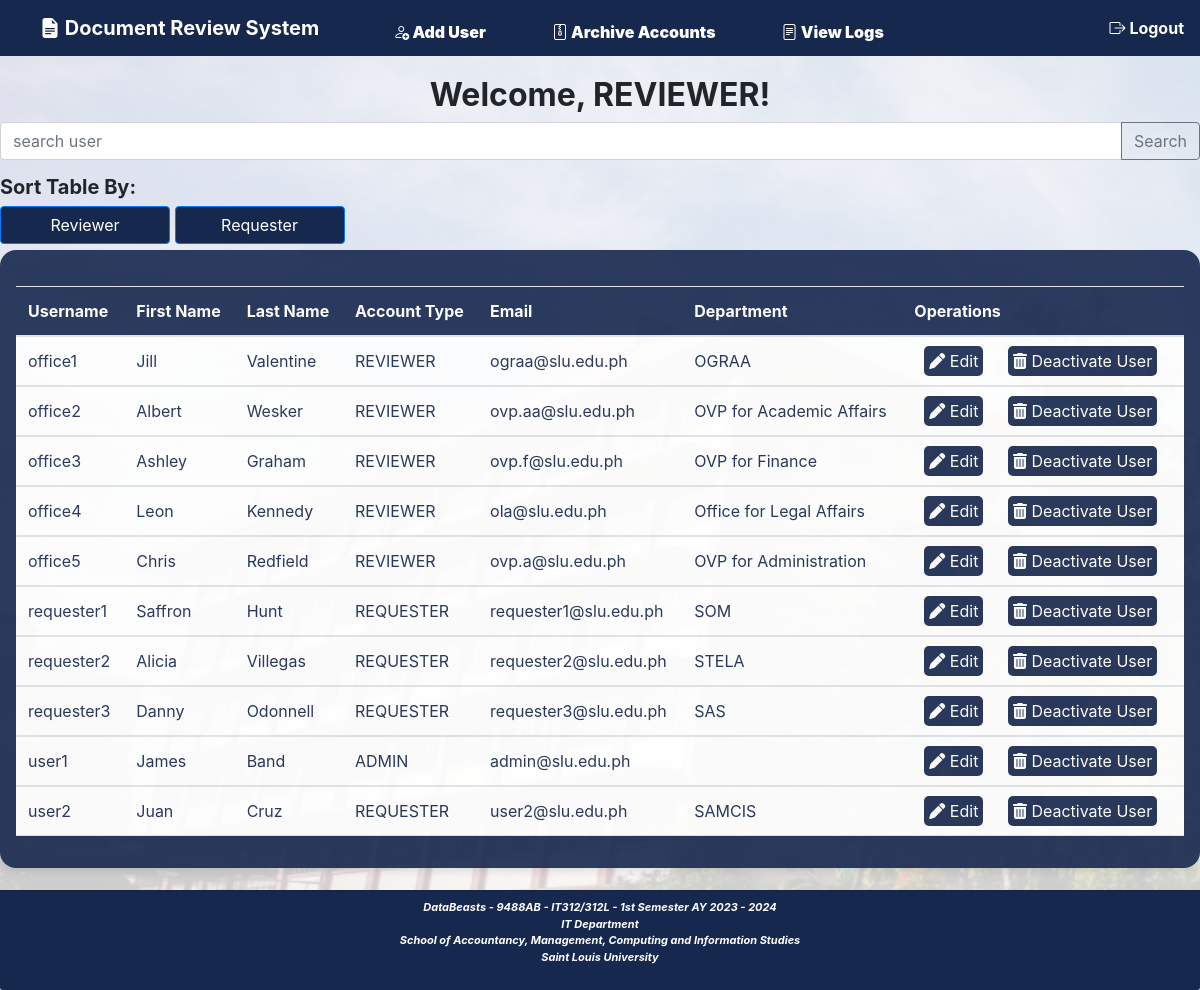
Screenshot of /PHP/Admin/dashboard.php (signed in) with the database file from the repository.
### tables this page shows
CREATE TABLE IF NOT EXISTS `account` (
  `acct_username` varchar(16) NOT NULL,
  `password` varchar(50) NOT NULL,
  `acct_fname` varchar(32) DEFAULT NULL,
  `acct_lname` varchar(32) DEFAULT NULL,
  `acct_type` enum('ADMIN','REQUESTER','REVIEWER') NOT NULL,
  `revofc_id` varchar(7) DEFAULT NULL,
  `school_id` varchar(3) DEFAULT NULL,
  `status` enum('ACTIVE','INACTIVE') NOT NULL,
  `email` varchar(40) NOT NULL,
  PRIMARY KEY (`acct_username`),
  KEY `reviewer_FK` (`revofc_id`),
  KEY `school_FK` (`school_id`)
);

### PHP/Admin/CRUDRL/read.php (called while the page is built, shortened)
<?php
include "connection_db.php";
$sql = "SELECT a.acct_username, a.acct_fname, a.acct_lname, a.acct_type, a.email, CONCAT_WS(' ', s.school_name, ro.dept_name) as department, ro.revofc_id, s.school_id
        FROM account a
        LEFT JOIN rev_office ro ON ro.revofc_id = a.revofc_id
        LEFT JOIN school s ON s.school_id = a.school_id
        WHERE a.status = 'ACTIVE'";
$result = mysqli_query($conn, $sql);
$data = array();
if (!$result) {
    echo "Error: " . mysqli_error($conn);
} else {
    $num_rows = mysqli_num_rows($result);
    if ($num_rows > 0) {
        while ($row = mysqli_fetch_assoc($result)) {
            $data[] = $row;
        }
    } else {
        $error = "User does not exist.";
    }
}
?>

### PHP/Admin/dashboard.php (the view, shortened to what this page needs)
<?php
include "CRUDRL/read.php";
?>
<!DOCTYPE html>
<html lang="en">
<head>
    <link rel="stylesheet" href="https://cdnjs.cloudflare.com/ajax/libs/font-awesome/6.0.0-beta2/css/all.min.css" />
    <link href="https://cdn.jsdelivr.net/npm/bootstrap@5.2.3/dist/css/bootstrap.min.css" rel="stylesheet">
    <link rel="stylesheet" href="https://cdn.jsdelivr.net/npm/bootstrap-icons@1.11.2/font/bootstrap-icons.min.css">
    <link rel="stylesheet" href="style.css">
    <link rel="stylesheet" href="admin-style.css">
</head>
  <body>
  <nav class="navbar navbar-expand-lg navbar-dark">
      <a class="navbar-brand" href=""><b class="bi bi-file-earmark-text-fill ps-4">&nbsp;Document Review System</b></a>
      <div class="collapse navbar-collapse" id="navbarCollapse">
        <ul class="navbar-nav mr-auto">
        <li class="bg-add-user">
        <a class="nav-link" href="add-user.php"><b class="bi bi-person-add">&nbsp;Add User</b></a>
        </li>
        <li class="bg-archive">
            <a class="nav-link " href="archive-accounts.php"><b class="bi bi-file-zip">&nbsp;Archive Accounts</b></a>
        </li>
          <li class="bg-logs">
            <a class="nav-link" href="view-logs.php"><b class="bi bi-file-text">&nbsp;View Logs</b></a>
        </li>
        </ul>
        <span class="bg-logout navbar-text">
          <a class="logout" href="../logout.php"><b class="bi bi-box-arrow-right">&nbsp;Logout</b></a>
      </span>
      </div>
    </nav>
<div class="main-container">
    <h2 id="head" style="text-align:center">Welcome,
        <?php echo $_SESSION['acct_type']; ?>!
    </h2>
    <form method="GET">
        <div class="input-group mb-2">
            <input type="text" name="search" value="<?php if(isset($_GET['search'])){ echo $_GET['search'];}?>" class="form-control" placeholder="search user">
            <button type="submit" class="btn btn-outline-secondary">Search</button>
        </div>
    </form>
    <h5 class="sort-table">Sort Table By:</h5>
        <button type="button" class="btn-reviewer btn btn-primary" style="background-color: #17284E;" onclick="sortList('reviewer')">Reviewer</button>
        <button type="button" class="btn-requester btn btn-primary" style="background-color: #17284E;" onclick="sortList('requester')">Requester</button>
        <section class="bg-darkblue-container bg-darkblue p-3 rounded-4">
           <table class="table">
                <thead class="thead">
                <tr>
                    <th scope="col">Username</th>
                    <th scope="col">First Name</th>
                    <th scope="col">Last Name</th>
                    <th scope="col">Account Type</th>
                    <th scope="col">Email</th>
                    <th scope="col">Department</th>
                    <th scope="col">Operations</th>
                </tr>
                </thead>
                <?php
                foreach ($data as $row) {
                    ?>
                    <tbody>
                    <td><?= $row['acct_username'] ?></td>
                    <td><?= $row['acct_fname'] ?></td>
                    <td><?= $row['acct_lname'] ?></td>
                    <td><?= $row['acct_type'] ?></td>
                    <td><?= $row['email'] ?></td>
                    <td><?= $row['department'] ?></td>
                    <td>
                        <a href="edit-info.php?id=<?= $row['acct_username'] ?>" id="edit-btn"><i class="fa-solid fa-pen" style="color: #ffffff;"></i> Edit</a>
                        <a href="CRUDRL/archive.php?id=<?= $row['acct_username'] ?>" id="archive-btn"><i class="fa-solid fa-trash-can" style="color: #ffffff;"></i> Deactivate User</a>
                    </td>
                    </tbody>
                <?php } ?>
            </table>
        </section>
    </div>
    <br>
    <br>
    <br>
    <link rel="stylesheet" href="https://cdn.jsdelivr.net/npm/bootstrap@4.0.0/dist/css/bootstrap.min.css">
</body>
</html>

### PHP/Admin/style.css (style rules this page uses)
html { position: relative; min-height: 100%; }
body { margin: 0 0 100px; }
.navbar, .card-footer { background-color: #17284E; }
.bg-darkblue { background-color: #17284E; opacity: 90%; }
.thead tr { color:#ffffff; background-color: #17284E; }
tbody { color:#17284E; background-color: #ffffff; }
#edit-btn, #archive-btn { margin: 10px; padding: 5px; border-radius: 5px; color:#ffffff; background-color: #17284E; }
.bg-logout { text-align: right; margin-left: 50px; }
ul.navbar-nav.mr-auto { margin-bottom: -7px; }
.bg-logout a { color:#ffffff; }
.bg-archive a.nav-link, .bg-add-user a.nav-link, .bg-logs a.nav-link { margin-left: 50px; font-weight: bold; }
.navbar-dark .navbar-nav .nav-link { color: rgba(255,255,255); }
b.bi.bi-bell, b.bi.bi-box-arrow-right { color: white; }
b.bi.bi-file-zip, b.bi.bi-file-text, b.bi.bi-person-add { color: white; }

### PHP/Admin/admin-style.css (style rules this page uses)
body { margin: 0; background: url(../media-repo/website-background.png); background-size: cover; background-repeat: no-repeat; max-width: 100%; max-height: 100%; margin: 0px; padding: 0px; }
.main-container { align-content: center; max-width: 1500px; margin: auto; position: relative; }
.btn-reviewer, .btn-requester { width: 170px; margin-bottom: -150px }
h2#head { font-weight: bold; margin-top: 20px; }
h5.sort-table { margin-top: 15px; font-weight: bold; margin-bottom: -63px; }
.bg-darkblue { width: 100%; box-shadow: 0 4px 8px rgba(0, 0, 0, 0.1); margin-top: 50px; margin-bottom: 50px; }
.bg-darkblue-container { width: 100%; box-shadow: 0 4px 8px rgba(0, 0, 0, 0.1); margin-top: 90px; margin-bottom: 50px; }
table { width: 100%; margin: 20px 0; white-space: nowrap; }
table, thead { padding: 12px; text-align: left; min-width: 200px; }
thead th { position: sticky; top: 0; z-index: 1; }
.bg-darkblue-container { overflow: scroll; overflow-y: hidden; }

### rows the page displays
account: acct_username "office1", acct_fname "Jill", acct_lname "Valentine", acct_type "REVIEWER", email "ograa@slu.edu.ph", department "OGRAA"
account: acct_username "office2", acct_fname "Albert", acct_lname "Wesker", acct_type "REVIEWER", email "ovp.aa@slu.edu.ph", department "OVP for Academic Affairs"
account: acct_username "office3", acct_fname "Ashley", acct_lname "Graham", acct_type "REVIEWER", email "ovp.f@slu.edu.ph", department "OVP for Finance"
account: acct_username "office4", acct_fname "Leon", acct_lname "Kennedy", acct_type "REVIEWER", email "ola@slu.edu.ph", department "Office for Legal Affairs"
account: acct_username "office5", acct_fname "Chris", acct_lname "Redfield", acct_type "REVIEWER", email "ovp.a@slu.edu.ph", department "OVP for Administration"
account: acct_username "requester1", acct_fname "Saffron", acct_lname "Hunt", acct_type "REQUESTER", email "requester1@slu.edu.ph", department "SOM"
account: acct_username "requester2", acct_fname "Alicia", acct_lname "Villegas", acct_type "REQUESTER", email "requester2@slu.edu.ph", department "STELA"
account: acct_username "requester3", acct_fname "Danny", acct_lname "Odonnell", acct_type "REQUESTER", email "requester3@slu.edu.ph", department "SAS"
account: acct_username "user1", acct_fname "James", acct_lname "Band", acct_type "ADMIN", email "admin@slu.edu.ph"
account: acct_username "user2", acct_fname "Juan", acct_lname "Cruz", acct_type "REQUESTER", email "user2@slu.edu.ph", department "SAMCIS"

### other values shown
$_SESSION['acct_type'] "REVIEWER"
